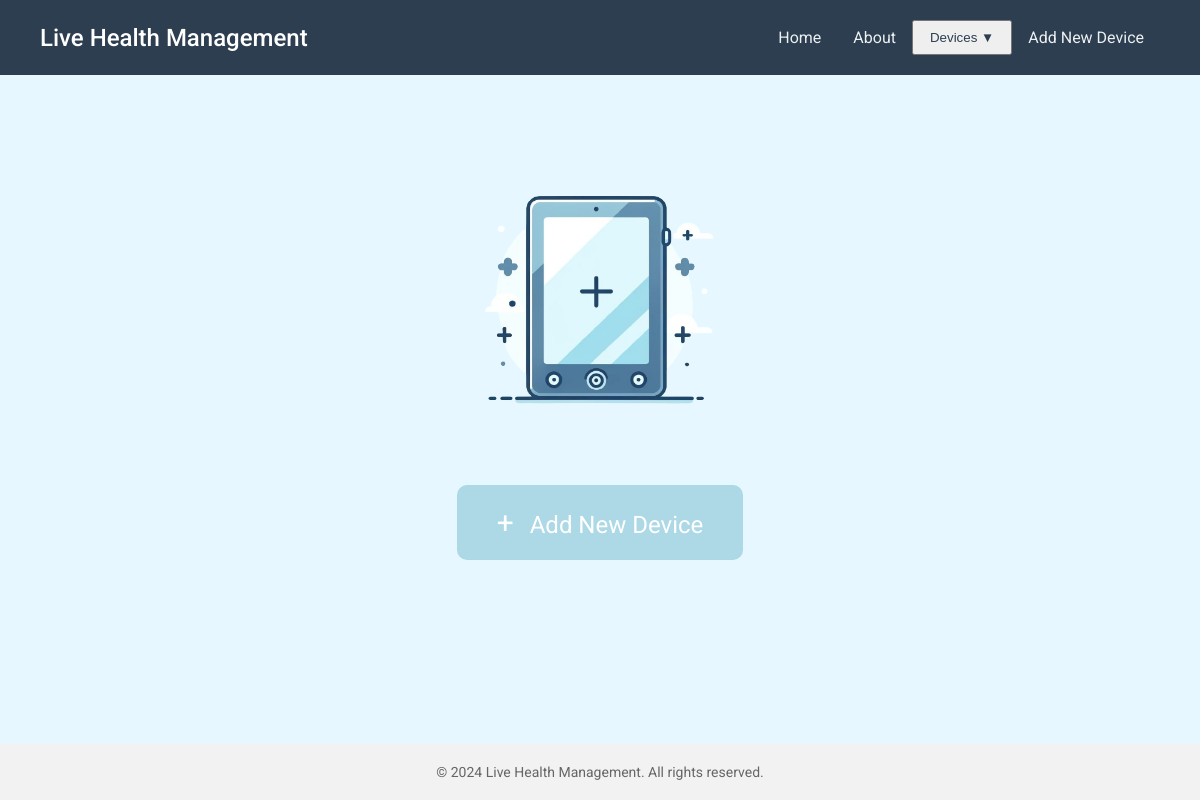
Before: / with the older database file.
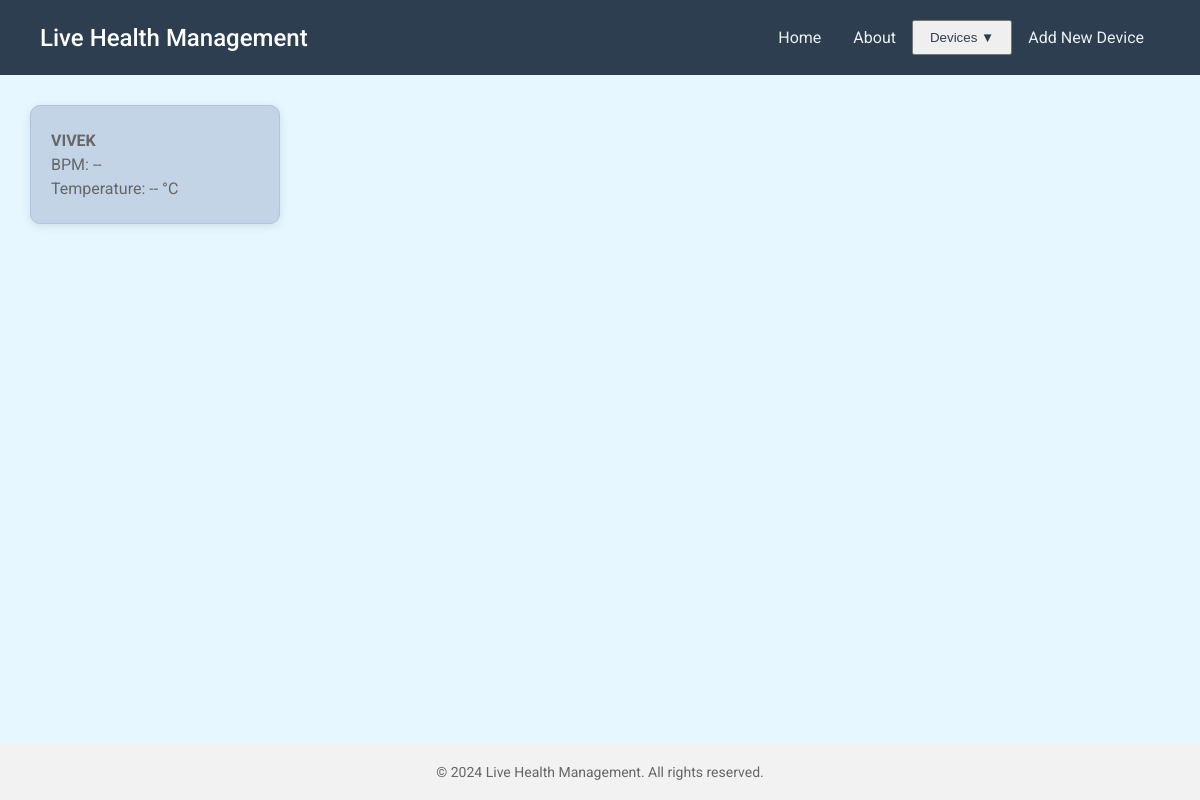
After: the same page with the newer database file.
### backend/app/models.py (models this page shows)
class Device(db.Model):
    __tablename__ = 'device'
    id = db.Column(db.Integer, primary_key=True)
    ip_address = db.Column(db.String(15), unique=True, nullable=False)
    passkey = db.Column(db.String(80), nullable=False)
    nickname = db.Column(db.String(50), nullable=False)

### backend/app/routes.py (the view)
@app.route('/')
def index():
    devices = Device.query.all()
    return render_template('index.html', devices=devices)

### backend/templates/index.html (shortened to what this page needs)
<!DOCTYPE html>
<html lang="en">
<head>
    <link rel="stylesheet" href="{{ url_for('static', filename='css/styles.css') }}">
    <link rel="stylesheet" href="{{ url_for('static', filename='css/navbar-styles.css') }}">
</head>
<body>
<div class="navbar">
  <div class="navbar-header">
      <span>Live Health Management</span>
  </div>
  <div class="navbar-links">
      <a href="/">Home</a>
      <a href="/about-us">About</a>
      <div class="dropdown">
        <button class="dropbtn">Devices ▼</button>
      </div>
      <a href="{{ url_for('add_device_page') }}">Add New Device</a>
  </div>
</div>
<div class="main-content {% if devices|length == 0 %}center-content{% endif %}">
  {% if devices|length == 0 %}
    <div class="no-devices">
      <img src="{{ url_for('static', filename='images/no-device-added-without-bg.png') }}" alt="No Device Added" class="no-device-image"/>
      <a href="{{ url_for('add_device_page') }}" class="big-add-device-btn">
        <span class="plus-icon">+</span> Add New Device
      </a>
    </div>
  {% else %}
    <div class="device-container">
        {% for device in devices %}
        <div class="device-card" onclick="window.location.href='{{ url_for('device_page', device_id=device.id) }}'">
            <div class="device-info">
                <h4 class="device-nickname">{{ device.nickname | upper }}</h4>
                <p>BPM: <span id="bpm">--</span></p>
                <p>Temperature: <span id="temperature">--</span> &deg;C</p>
            </div>
        </div>
        {% endfor %}
    </div>
  {% endif %}
</div>
<footer class="footer">
    <p>&copy; 2024 Live Health Management. All rights reserved.</p>
</footer>
</body>
</html>

Changed rows visible on the page:
added Device: nickname "VIVEK"
Other visible differences:
text no longer shown: "+ Add New Device"
